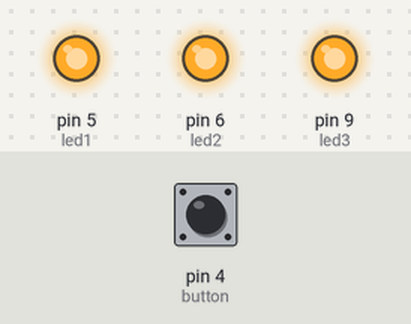
A sketch run on a simulated Arduino Uno, built with avr-gcc and run on an emulated ATmega328P. Shown: output pins drawn as LEDs (lit = HIGH). Inputs (shaded band) come from the test bench; at power-on: pin 4 (button) HIGH.

Above: at 1.2 s.
1.3 s: pin 4 (button) pulled LOW for 0.15 s
At 1.37 s:
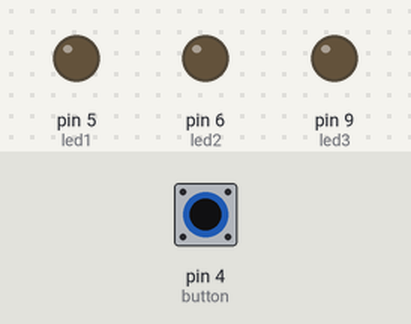
2.9 s: pin 4 (button) pulled LOW for 3.2 s
At 7.0 s:
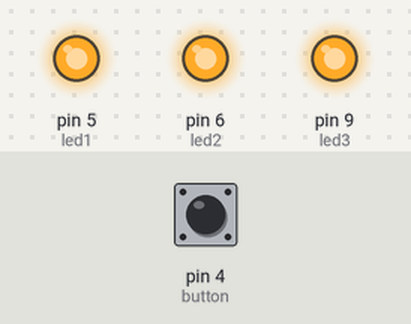
Timing chart, 0 to 8.5 s (numbered marks = the images above; inputs shaded):
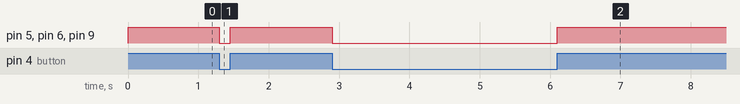

Measured:
- after the input at 1.3 s, pin 5 (led1), pin 6 (led2), pin 9 (led3): HIGH → LOW at once, → HIGH 0.15 s later
- after the input at 2.9 s, pin 5 (led1), pin 6 (led2), pin 9 (led3): HIGH → LOW at once, → HIGH 3.2 s later

The sketch:

btn_and_led.ino
```cpp
/*
  Button and LED test for the Spark prototype.

  When the button is pressed, the LED should turn on white. When the button is not pressed, the LED should be off.
 */

// Pin 13 has an LED connected on most Arduino boards.
// give it a name:
int led1 = 5;
int led2 = 6;
int led3 = 9;
int button = 4;

// the setup routine runs once when you press reset:
void setup() {
  // initialize the digital pin as an output.
  pinMode(led1, OUTPUT);
  pinMode(led2, OUTPUT);
  pinMode(led3, OUTPUT);
  pinMode(button, INPUT_PULLUP);
}

// the loop routine runs over and over again forever:

void loop() {
  if (digitalRead(button) == LOW) {
    digitalWrite(led1, LOW);
    digitalWrite(led2, LOW);
    digitalWrite(led3, LOW);
  } else {
    digitalWrite(led1, HIGH);
    digitalWrite(led2, HIGH);
    digitalWrite(led3, HIGH);
  }
}
```
